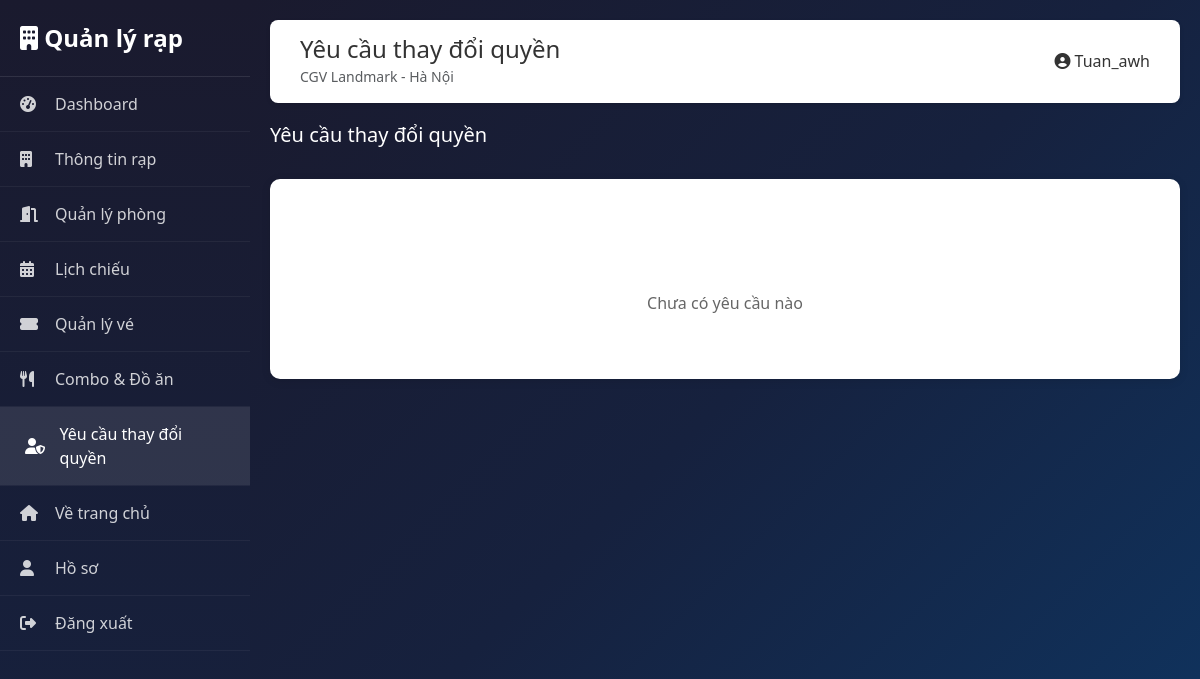
Page /?route=moderator/permissionRequests (signed in) on the committed database.
### tables this page shows
CREATE TABLE `theaters` (
  `id` int(11) NOT NULL,
  `name` varchar(150) NOT NULL,
  `location` varchar(255) DEFAULT NULL,
  `phone` varchar(20) DEFAULT NULL,
  `created_at` timestamp NOT NULL DEFAULT current_timestamp(),
  `total_screens` int(11) DEFAULT 1,
  `address` text DEFAULT NULL,
  `is_active` tinyint(1) DEFAULT 1
);

CREATE TABLE `users` (
  `id` int(11) NOT NULL,
  `name` varchar(100) NOT NULL,
  `email` varchar(120) NOT NULL,
  `password` varchar(255) NOT NULL,
  `avatar` varchar(255) DEFAULT NULL,
  `birthdate` date DEFAULT NULL,
  `rank` enum('Bronze','Silver','Gold','Platinum') DEFAULT 'Bronze',
  `points` int(11) DEFAULT 0,
  `subscription_id` int(11) DEFAULT NULL,
  `status` enum('active','inactive','banned') DEFAULT 'active',
  `email_verified` tinyint(1) DEFAULT 0,
  `created_at` timestamp NOT NULL DEFAULT current_timestamp(),
  `updated_at` timestamp NOT NULL DEFAULT current_timestamp() ON UPDATE current_timestamp(),
  `role` enum('user','admin','moderator','manager') DEFAULT 'user',
  `theater_id` int(11) DEFAULT NULL,
  `is_active` tinyint(1) DEFAULT 1,
  `last_login` datetime DEFAULT NULL
);

### modules/admin/ModeratorController.php (called while the page is built, shortened)
<?php
require_once __DIR__ . '/../../core/AdminMiddleware.php';
require_once __DIR__ . '/../../core/Database.php';
class ModeratorController extends Controller {
    private $theaterId;
    public function __construct() {
        $user = AdminMiddleware::checkAdmin();
        $this->theaterId = AdminMiddleware::getModeratorTheater($user['id']);
    }
    protected function moderatorView($view, $data = []) {
        extract($data);
        $current_page = $data['current_page'] ?? '';
        $title = $data['title'] ?? 'Quản lý rạp';
        $user = $data['user'] ?? AdminMiddleware::checkAdmin();
        $theaterId = $this->theaterId;
        $db = Database::getInstance();
        $theater = $db->fetch("SELECT * FROM theaters WHERE id = ?", [$theaterId]);
        $content = ob_get_clean();
        require_once __DIR__ . '/views/moderator/layout.php';
    }
    public function permissionRequests() {
        $db = Database::getInstance();
        $user = AdminMiddleware::checkAdmin();
        $requests = $db->fetchAll("
            SELECT mpr.*,
                   u1.name as requested_by_name,
                   u2.name as target_user_name,
                   t.name as theater_name
            FROM moderator_permission_requests mpr
            LEFT JOIN users u1 ON mpr.requested_by = u1.id
            LEFT JOIN users u2 ON mpr.target_user_id = u2.id
            LEFT JOIN theaters t ON mpr.theater_id = t.id
            WHERE mpr.theater_id = ? AND mpr.status = 'pending'
            ORDER BY mpr.created_at DESC
        ", [$this->theaterId]);
        $selectedRequest = null;
        $this->moderatorView('permission_requests', [
            'user' => $user,
            'requests' => $requests,
            'selectedRequest' => $selectedRequest,
            'title' => 'Yêu cầu thay đổi quyền',
            'current_page' => 'permission_requests'
        ]);
    }
}

### index.php (called while the page is built, shortened)
<?php
require_once __DIR__ . '/core/UrlHelper.php';
$route = $_GET['route'] ?? 'home/index';
$parts = explode('/', $route);
$controllerMap = [
    'auth' => 'AuthController',
    'profile' => 'ProfileController',
    'moderator' => 'ModeratorController',
    'notifications' => 'NotificationController'
];
$firstPart = $parts[0];
$controllerName = null;
    if (isset($controllerMap[$firstPart])) {
    $controllerName = $controllerMap[$firstPart];
} else {
    $controllerName = ucfirst($firstPart) . 'Controller';
}
$action = '';
if (count($parts) >= 3) {
    $actionPart = $parts[2];
    $actionPart = str_replace('-', ' ', $actionPart);
    $actionPart = ucwords($actionPart);
    $actionPart = str_replace(' ', '', $actionPart);
    $action = $parts[1] . $actionPart;
} else {
    $action = $parts[1] ?? 'index';
}
try {
    $controller = new $controllerName();
    $controller->$action();
} catch (Exception $e) {
    error_log("Error in routing: " . $e->getMessage());
    error_log("Route: $route, Controller: $controllerName, Action: $action");
    error_log("Stack trace: " . $e->getTraceAsString());
    if ($controllerName !== 'HomeController') {
        $controllerName = 'HomeController';
        $controller = new $controllerName();
        $controller->index();
    } else {
        print_r($e);
        die('Error: Controller not found');
    }
}
?>

### core/UrlHelper.php (called while the page is built, shortened)
<?php
class UrlHelper {
    private static $baseUrl = null;
    public static function getBaseUrl() {
        $configFile = __DIR__ . '/../config.php';
        if (defined('PUBLIC_BASE_URL') && defined('AUTO_DETECT_PUBLIC_URL') && !AUTO_DETECT_PUBLIC_URL) {
            $appPath = defined('APP_PATH') ? APP_PATH : '/DuAn1';
            if (strpos(PUBLIC_BASE_URL, $appPath) !== false) {
                self::$baseUrl = rtrim(PUBLIC_BASE_URL, '/');
            } else {
                self::$baseUrl = rtrim(PUBLIC_BASE_URL, '/') . $appPath;
            }
            return self::$baseUrl;
        }
        $protocol = (isset($_SERVER['HTTPS']) && $_SERVER['HTTPS'] === 'on' ||
                     (isset($_SERVER['HTTP_X_FORWARDED_PROTO']) && $_SERVER['HTTP_X_FORWARDED_PROTO'] === 'https'))
                    ? "https" : "http";
        $host = $_SERVER['HTTP_HOST'] ?? 'localhost';
        $scriptName = $_SERVER['SCRIPT_NAME'] ?? '/index.php';
        $appPath = dirname($scriptName);
        self::$baseUrl = $protocol . "://" . $host . $appPath;
        return self::$baseUrl;
    }
}

### core/Database.php (called while the page is built, shortened)
<?php
class Database {
    private static $instance = null;
    private $pdo;
    private $host = 'localhost';
    private $port = 3306;
    private $dbname = 'cinehub';
    private $username = 'root';
    private $password = '';
    private $charset = 'utf8mb4';
    private function __construct() {
        try {
            $dsn = "mysql:host={$this->host};port={$this->port};dbname={$this->dbname};charset={$this->charset}";
            $this->pdo = new PDO($dsn, $this->username, $this->password);
            $this->pdo->setAttribute(PDO::ATTR_ERRMODE, PDO::ERRMODE_EXCEPTION);
            $this->pdo->setAttribute(PDO::ATTR_DEFAULT_FETCH_MODE, PDO::FETCH_ASSOC);
        } catch(PDOException $e) {
            die("Lỗi kết nối database: " . $e->getMessage() .
                "<br><br>Vui lòng kiểm tra:<br>" .
                "1. MySQL đã được khởi động chưa?<br>" .
                "2. Database '{$this->dbname}' đã được tạo chưa?<br>" .
                "3. Password MySQL có đúng không? (hiện tại: " . ($this->password ?: 'rỗng') . ")<br>" .
                "4. Port MySQL có đúng không? (hiện tại: {$this->port})<br>" .
                "5. Nếu cần thay đổi password hoặc port, sửa file core/Database.php");
        }
    }
    public static function getInstance() {
        if (self::$instance === null) {
            self::$instance = new self();
        }
        return self::$instance;
    }
    public function query($sql, $params = []) {
        $stmt = $this->pdo->prepare($sql);
        $stmt->execute($params);
        return $stmt;
    }
    public function fetch($sql, $params = []) {
        return $this->query($sql, $params)->fetch();
    }
}
?>

### core/AdminMiddleware.php (called while the page is built, shortened)
<?php
require_once __DIR__ . '/Database.php';
require_once __DIR__ . '/../modules/user/UserModel.php';
class AdminMiddleware {
    public static function checkAdmin() {
        $userModel = new UserModel();
        $user = $userModel->getById($_SESSION['user_id']);
        return $user;
    }
    public static function isModerator($userId) {
        $userModel = new UserModel();
        $user = $userModel->getById($userId);
        if (isset($user['role']) && $user['role'] === 'moderator') {
            return true;
        }
    }
}
?>

### modules/user/UserModel.php (called while the page is built, shortened)
<?php
require_once __DIR__ . '/../../core/Database.php';
class UserModel {
    private $db;
    public function __construct() {
        $this->db = Database::getInstance();
    }
    public function getById($id) {
        $user = $this->db->fetch("SELECT * FROM users WHERE id = ?", [$id]);
        if ($user) {
            try {
                $user['roles'] = $this->getUserRoles($id);
            } catch (Exception $e) {
                $user['roles'] = [];
            }
        }
        return $user;
    }
    public function getUserRoles($userId) {
        try {
            return $this->db->fetchAll("
                SELECT r.* FROM roles r
                JOIN user_roles ur ON r.id = ur.role_id
                WHERE ur.user_id = ?
            ", [$userId]);
        } catch (Exception $e) {
            return [];
        }
    }
}
?>

### modules/admin/views/moderator/layout.php (the view, shortened to what this page needs)
<!DOCTYPE html>
<html lang="vi">
<head>
    <link href="https://cdn.jsdelivr.net/npm/bootstrap@5.3.0/dist/css/bootstrap.min.css" rel="stylesheet">
    <link rel="stylesheet" href="https://cdnjs.cloudflare.com/ajax/libs/font-awesome/6.4.0/css/all.min.css">
    <?php
    $baseUrl = UrlHelper::getBaseUrl();
    ?>
    <link rel="stylesheet" href="<?php echo htmlspecialchars($baseUrl); ?>/style.css?v=<?php echo time(); ?>">
    <link rel="stylesheet" href="<?php echo htmlspecialchars($baseUrl); ?>/modules/admin/views/admin-style.css?v=<?php echo time(); ?>">
</head>
<body>
    <div class="moderator-sidebar">
        <div class="sidebar-brand">
            <i class="fas fa-building"></i> Quản lý rạp
        </div>
        <ul class="sidebar-menu">
            <li><a href="?route=moderator/index" class="<?php echo ($current_page ?? '') === 'dashboard' ? 'active' : ''; ?>">
                <i class="fas fa-tachometer-alt"></i> Dashboard
            </a></li>
            <li><a href="?route=moderator/theater" class="<?php echo ($current_page ?? '') === 'theater' ? 'active' : ''; ?>">
                <i class="fas fa-building"></i> Thông tin rạp
            </a></li>
            <li><a href="?route=moderator/screens" class="<?php echo ($current_page ?? '') === 'screens' ? 'active' : ''; ?>">
                <i class="fas fa-door-open"></i> Quản lý phòng
            </a></li>
            <li><a href="?route=moderator/showtimes" class="<?php echo ($current_page ?? '') === 'showtimes' ? 'active' : ''; ?>">
                <i class="fas fa-calendar-alt"></i> Lịch chiếu
            </a></li>
            <li><a href="?route=moderator/tickets" class="<?php echo ($current_page ?? '') === 'tickets' ? 'active' : ''; ?>">
                <i class="fas fa-ticket-alt"></i> Quản lý vé
            </a></li>
            <li><a href="?route=moderator/foodItems" class="<?php echo ($current_page ?? '') === 'food_items' ? 'active' : ''; ?>">
                <i class="fas fa-utensils"></i> Combo & Đồ ăn
            </a></li>
            <li><a href="?route=moderator/permissionRequests" class="<?php echo ($current_page ?? '') === 'permission_requests' ? 'active' : ''; ?>">
                <i class="fas fa-user-shield"></i> Yêu cầu thay đổi quyền
            </a></li>
            <li><a href="?route=">
                <i class="fas fa-home"></i> Về trang chủ
            </a></li>
            <li><a href="?route=profile/index">
                <i class="fas fa-user"></i> Hồ sơ
            </a></li>
            <li><a href="?route=auth/logout">
                <i class="fas fa-sign-out-alt"></i> Đăng xuất
            </a></li>
        </ul>
    </div>
    <div class="moderator-main">
        <div class="moderator-header">
            <div class="d-flex justify-content-between align-items-center">
                <div>
                    <h4 class="mb-0"><?php echo $title ?? 'Quản lý rạp'; ?></h4>
                    <?php if (isset($theater)): ?>
                        <small class="text-muted"><?php echo htmlspecialchars($theater['name']); ?> - <?php echo htmlspecialchars($theater['location'] ?? ''); ?></small>
                    <?php endif; ?>
                </div>
                <div class="d-flex align-items-center gap-3">
                    <span><i class="fas fa-user-circle"></i> <?php echo htmlspecialchars($user['name'] ?? 'Moderator'); ?></span>
                </div>
            </div>
        </div>
        <?php echo $content; ?>
    </div>
</body>
</html>

### modules/admin/views/moderator/layout.php (style rules this page uses)
.moderator-sidebar, .admin-sidebar { min-height: 100vh; background: linear-gradient(180deg, #1a1a2e 0%, #16213e 100%); padding: 0; position: fixed; width: 250px; left: 0; top: 0; z-index: 1000; }
.moderator-main, .admin-main { margin-left: 250px; padding: 20px; background: linear-gradient(135deg, #1a1a2e 0%, #16213e 50%, #0f3460 100%) !important; min-height: 100vh; }
.moderator-header { background: #fff; padding: 15px 30px; box-shadow: 0 2px 4px rgba(0,0,0,0.1); margin-bottom: 20px; border-radius: 8px; }
.sidebar-brand { padding: 20px; color: #fff; font-size: 1.5rem; font-weight: bold; border-bottom: 1px solid rgba(255,255,255,0.1); }
.sidebar-menu { list-style: none; padding: 0; margin: 0; }
.sidebar-menu li { border-bottom: 1px solid rgba(255,255,255,0.05); }
.sidebar-menu a { display: flex; align-items: center; padding: 15px 20px; color: rgba(255,255,255,0.8); text-decoration: none; transition: all 0.3s; }
.sidebar-menu a:hover, .sidebar-menu a.active { background: rgba(255,255,255,0.1); color: #fff; padding-left: 25px; }
.sidebar-menu a i { width: 25px; margin-right: 10px; }
.stat-card, .moderator-header { color: #333; }
.stat-card h4, .stat-card h5, .stat-card h6, .moderator-header h4, .moderator-header h5, .moderator-header h6 { color: #333 !important; }
.moderator-main { color: #fff; }

### rows in the picture
theaters: name "CGV Landmark", location "Hà Nội"
users: name "Tuan_awh"

### other values in the picture
$title "Yêu cầu thay đổi quyền"
